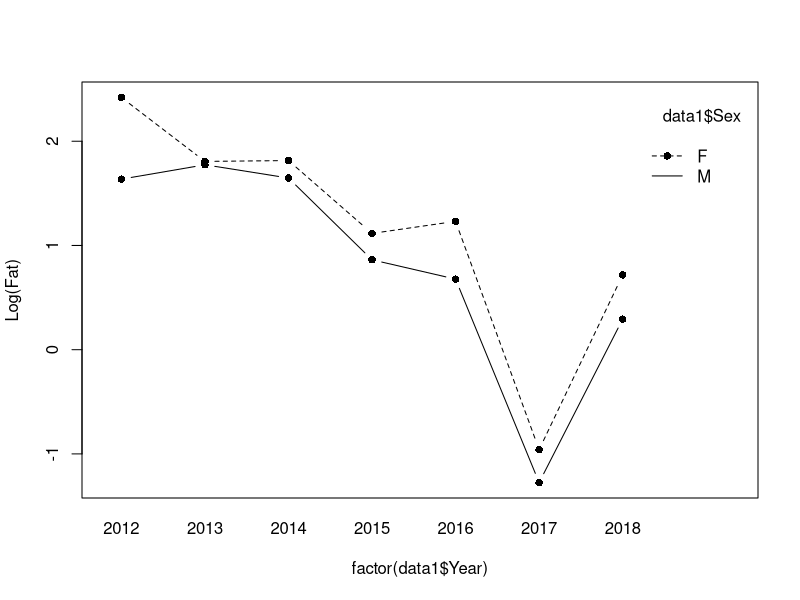
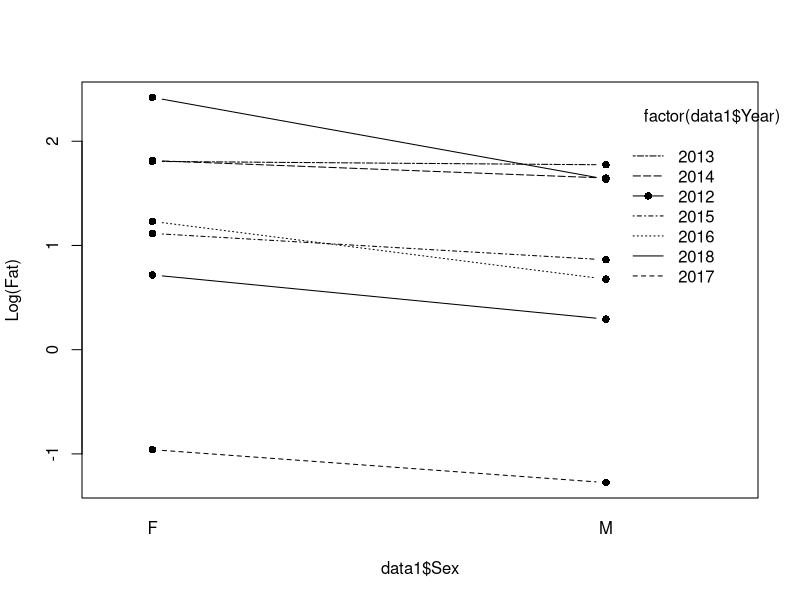
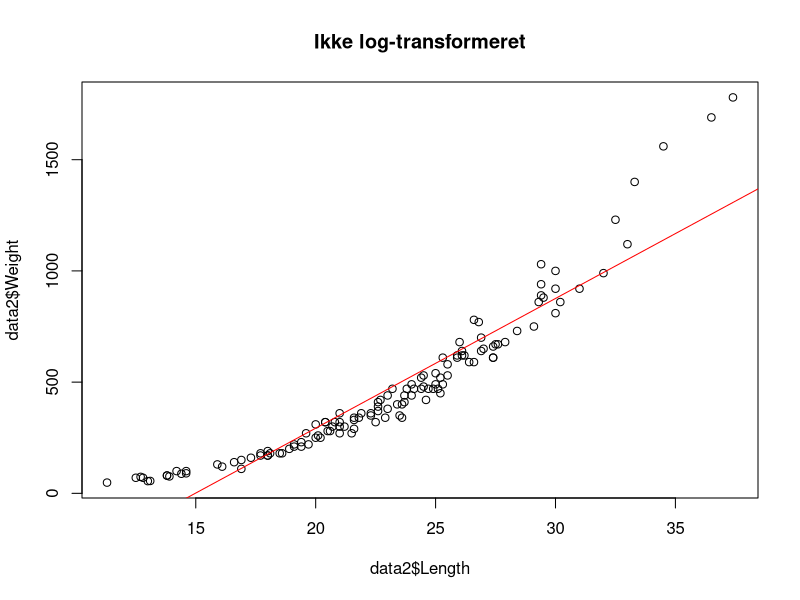
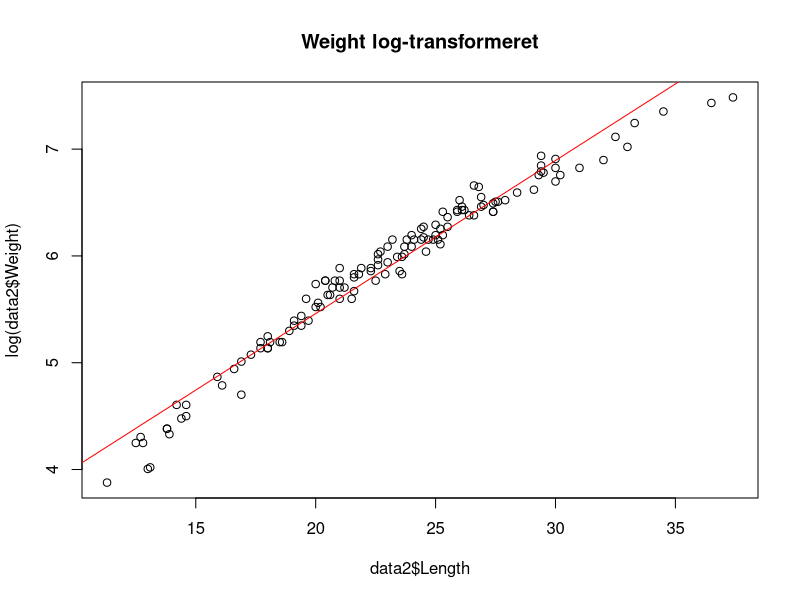
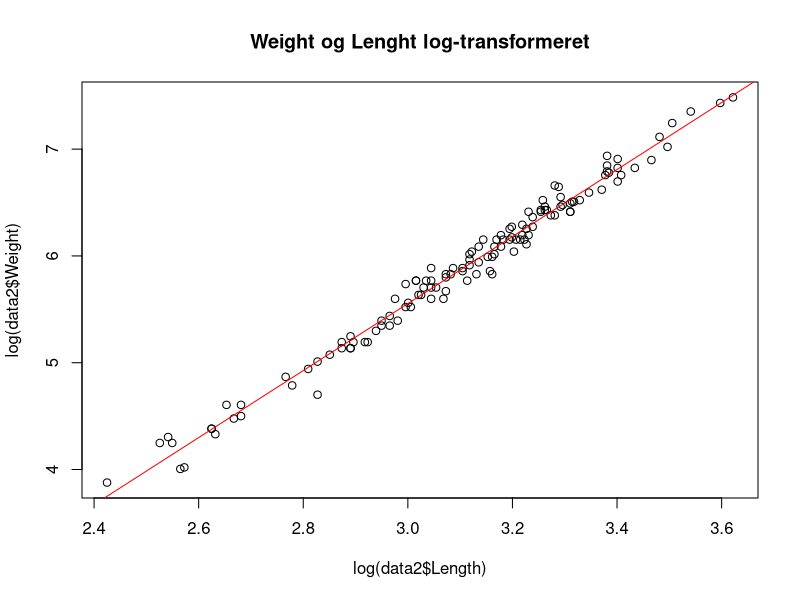
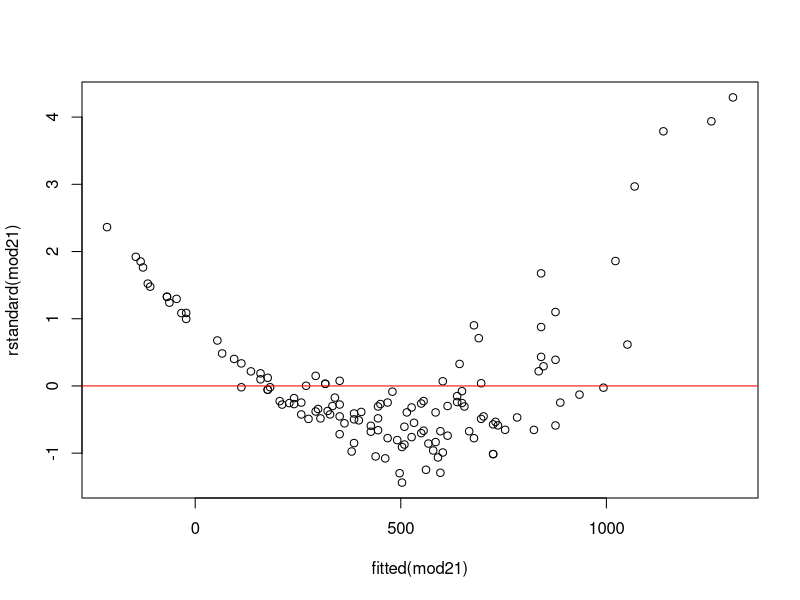
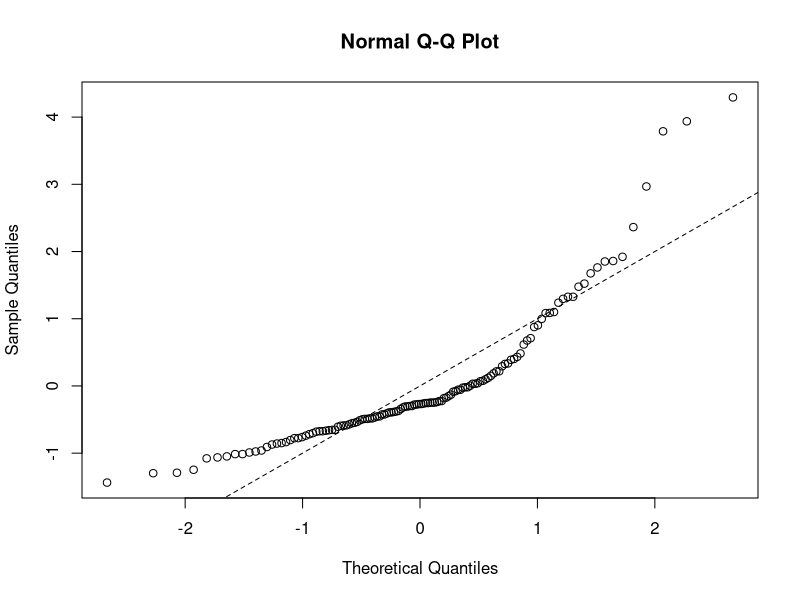
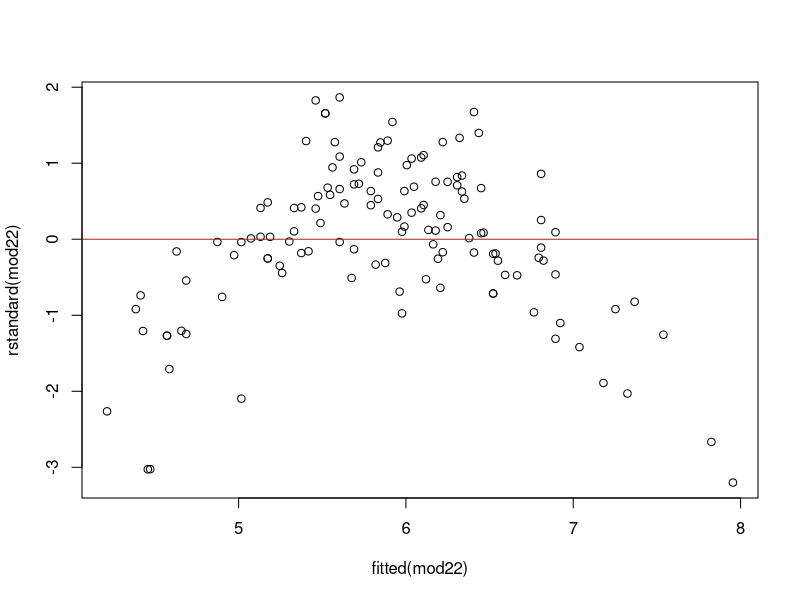

Write the R code that produced these figures, in order.
## ---- chunk 1
data1 <- read.table(file = "nov24opg1.txt", header = T)
## ---- chunk 2
range(log(data1$StorageTime))
range((data1$StorageTime))
## ---- chunk 3
mod11 <- lm(log(Fat) ~ log(StorageTime), data=data1)
summary(mod11)
## ---- chunk 4
exp(1.75080)
## ---- chunk 5
confint(mod11)
## ---- chunk 6
mod12 <- lm(log(Fat) ~ log(StorageTime) + factor(Year), data=data1)
## ---- chunk 7
fullModel <- mod12
nullModel <- lm(log(Fat) ~ factor(Year), data=data1)

anova(nullModel, fullModel)
## ---- chunk 8
confint(mod12)
## ---- chunk 9
# Jeg ved godt der ikke er nogen grund til at factor Sex da datatypen er char/string, # Men nu har jeg gjordt det ...
mod14 <- lm(log(Fat) ~ 
              factor(Year) + factor(Sex) +
              factor(Year) * factor(Sex) 
              , data=data1)
summary(mod14)$coefficients
## ---- chunk 10
2.4205006 + -0.6060208
## ---- chunk 11
2.4205006 + (-1.7033466) + (-0.7842200) + 0.6168444
## ---- chunk 12
fullmodel <- mod14
nullmodel <- lm(log(Fat) ~ factor(Year) + factor(Sex), data=data1)

anova(nullmodel, fullmodel)
## ---- chunk 13
interaction.plot(factor(data1$Year), data1$Sex, log(data1$Fat), type="b", pch=16, ylab = "Log(Fat)")
interaction.plot(data1$Sex, factor(data1$Year), log(data1$Fat), type="b", pch=16, ylab = "Log(Fat)")
## ---- chunk 14
mod16 <- nullmodel
exp(confint(mod16))
## ---- chunk 15
data2 <- read.table(file = "nov24opg2.txt", header = T)
head(data2, n = 3)
## ---- chunk 16
range(data2$Fat)
range(data2$Weight)
range(data2$Length)
## ---- chunk 17
mod21 <- lm(Weight ~ Length, data=data2)
mod22 <- lm(log(Weight) ~ Length, data=data2)
mod23 <- lm(log(Weight) ~ log(Length), data=data2)
## ---- chunk 18
plot(data2$Length, data2$Weight, main = "Ikke log-transformeret")
abline(mod21[1], mod21[2], col = 'red')
## ---- chunk 19
plot(data2$Length, log(data2$Weight), main = "Weight log-transformeret")
abline(mod22[1], mod22[2], col = 'red')
## ---- chunk 20
plot(log(data2$Length), log(data2$Weight), main = "Weight og Lenght log-transformeret")
abline(mod23[1], mod23[2], col = 'red')
## ---- chunk 21
plot(fitted(mod21), rstandard(mod21))
abline(0,0, col = 'Red')

qqnorm(rstandard(mod21))
abline(0,1, lty=2)
## ---- chunk 22
plot(fitted(mod22), rstandard(mod22))
abline(0,0, col = 'Red')

qqnorm(rstandard(mod22))
abline(0,1, lty=2)
## ---- chunk 23
plot(fitted(mod23), rstandard(mod23))
abline(0,0, col = 'Red')

qqnorm(rstandard(mod23))
abline(0,1, lty=2)
## ---- chunk 24
fullmodel <- lm(log(Weight) ~ log(Length), data=data2)
nullmodel <- lm(log(Weight) ~ offset(3 * log(Length)), data=data2)

anova(nullmodel, fullmodel)
## ---- chunk 25
confint(mod23)
## ---- chunk 26
mod23 <-  lm(log(Fat) ~ log(Length) + log(Weight), data=data2)
## ---- chunk 27
plot(fitted(mod23), rstandard(mod23))
abline(0,0, col = 'Red')

qqnorm(rstandard(mod23))
abline(0,1, lty=2)
## ---- chunk 28
# Vi behøver ikke log tranformere det nye input, den klare R :)
new_data <- data.frame(Length = 22.6, Weight = 386 )
interval <- predict(mod23, newdata = new_data, interval = "p")
exp(interval)
